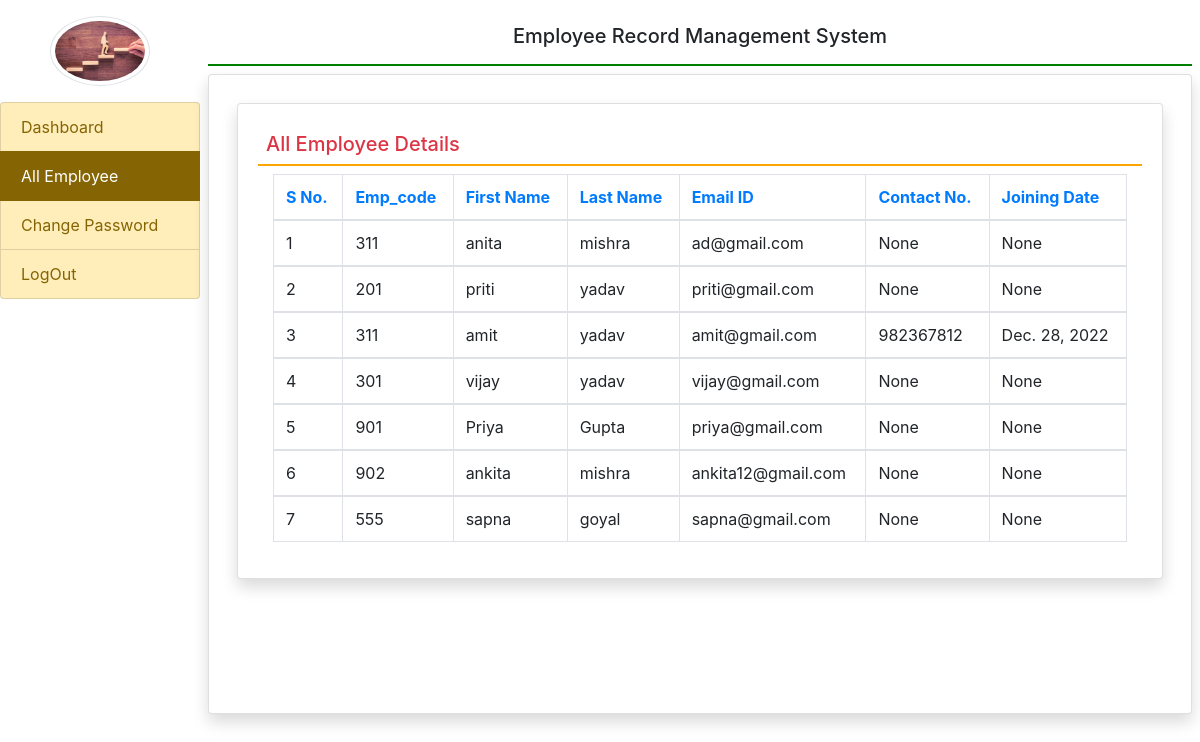
The page /all_employee/ (signed in) on the database its author committed.
### employee/models.py (models this page shows, shortened)
class EmployeeDetails(models.Model):
    user = models.ForeignKey(User, on_delete=models.CASCADE)
    empcode = models.CharField(max_length=50)
    empdept = models.CharField(max_length=100, null=True)
    designation = models.CharField(max_length=100, null=True)
    contact = models.CharField(max_length=15, null=True)
    gender = models.CharField(max_length=50, null=True)
    joiningdate = models.DateField(null=True)

### employee/views.py (the view)
# urls.py: path('all_employee/', views.all_employee, name = "all_employee" ),
def all_employee(request):
    if not request.user.is_authenticated:
        return redirect('admin_login')
    employee = EmployeeDetails.objects.all()
    return render(request,'all_employee.html',locals())

### templates/all_employee.html (shortened to what this page needs)
{% extends 'admin_base.html' %}
{% block main %}
<div class="card shadow m-2">
    <div class="card-body">
        <h5 class="p-2 text-danger" style="border-bottom: 2px solid orange">All Employee Details</h5>
        <div class="container-fluid">
            <table class="table table-bordered table-hover" id="example" >
                <thead class="text-primary">
                <tr>
                    <th>S No.</th>
                    <th>Emp_code</th>
                    <th>First Name</th>
                    <th>Last Name</th>
                    <th>Email ID</th>
                    <th>Contact No.</th>
                    <th>Joining Date</th>
                </tr>
                </thead>
                <tbody>
                {% for i in employee %}
                <tr>
                    <td>{{forloop.counter}}</td>
                    <td>{{i.empcode}}</td>
                    <td>{{i.user.first_name}}</td>
                    <td>{{i.user.last_name}}</td>
                    <td>{{i.user.username}}</td>
                    <td>{{i.contact}}</td>
                    <td>{{i.joiningdate}}</td>
                </tr>
                </tbody>
                {% endfor %}
            </table>
        </div>
    </div>
</div>
{% endblock %}

### templates/admin_base.html (shortened to what this page needs)
<html>
<head>
{% load static %}
  <link rel="stylesheet" href="https://cdn.jsdelivr.net/npm/bootstrap@4.6.2/dist/css/bootstrap.min.css">
<link rel="stylesheet" href="https://use.fontawesome.com/releases/v5.7.0/css/all.css">
</head>
<body>
<div class="container-fluid">
    <div class="row">
        <div class="col-sm-2 p-0">
            <center><img src="{% static 'img/2.jpg' %}" width="100" height="100" class="img-thumbnail rounded-circle my-3"></center>
            <div class="list-group">
                <a href="{% url 'admin_home' %}" class="list-group-item list-group-item-action list-group-item-warning {% if request.path == '/admin_home/'%} active {% endif %}">Dashboard</a>
                <a href="{% url 'all_employee' %}" class="list-group-item list-group-item-action list-group-item-warning {% if request.path == '/all_employee/'%} active {% endif %}">All Employee</a>
                <a href="{% url 'admin_change_password' %}" class="list-group-item list-group-item-action list-group-item-warning {% if request.path == '/admin_change_password/'%} active {% endif %}">Change Password</a>
                <a href="{% url 'logout' %}" class="list-group-item list-group-item-action list-group-item-warning {% if request.path == '/logout/'%} active {% endif %}">LogOut</a>
            </div>
        </div>
        <div class="col-sm-10 p-0">
            <div class="container-fluid p-2">
                <h5 class="text-center p-3 font-weight-blod" style="border-bottom: 2px solid green">Employee Record Management System</h5>
                <div class="card shadow" style="min-height : 80vh">
                    <div class="card-body">
                        {% block main %}
                        {% endblock %}
                    </div>
                </div>
            </div>
        </div>
    </div>
</div>
</body>
</html>

### rows shown on the page
EmployeeDetails: empcode "311", user.first_name "anita", user.last_name "mishra", user.username "ad@gmail.com", contact "None", joiningdate "None"
EmployeeDetails: empcode "201", user.first_name "priti", user.last_name "yadav", user.username "priti@gmail.com", contact "None", joiningdate "None"
EmployeeDetails: empcode "311", user.first_name "amit", user.last_name "yadav", user.username "amit@gmail.com", contact "982367812", joiningdate "Dec. 28, 2022"
EmployeeDetails: empcode "301", user.first_name "vijay", user.last_name "yadav", user.username "vijay@gmail.com", contact "None", joiningdate "None"
EmployeeDetails: empcode "901", user.first_name "Priya", user.last_name "Gupta", user.username "priya@gmail.com", contact "None", joiningdate "None"
EmployeeDetails: empcode "902", user.first_name "ankita", user.last_name "mishra", user.username "ankita12@gmail.com", contact "None", joiningdate "None"
EmployeeDetails: empcode "555", user.first_name "sapna", user.last_name "goyal", user.username "sapna@gmail.com", contact "None", joiningdate "None"
